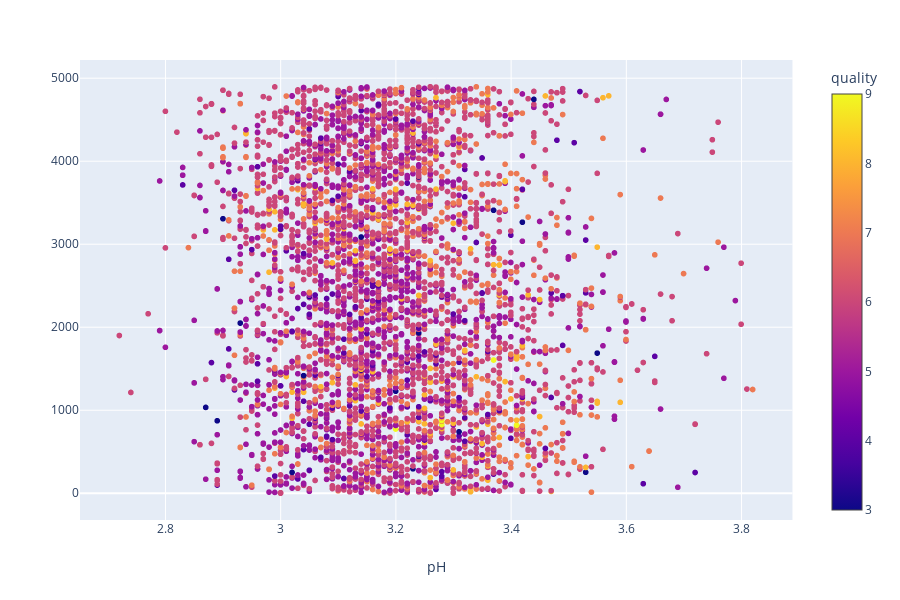

The notebook cell saved with this chart:
### Code cell
px.scatter(white,x='pH', color='quality')

### Figure 1 — Plotly figure (JSON) as saved in the notebook; plotly's stock layout.template omitted (floating-point values rounded to 4 significant figures; data arrays with more than 128 entries replaced by an {"elided": "..."} marker saying what was removed)
{"data": [{"hoverlabel": {"namelength": 0}, "hovertemplate": "pH=%{x}<br>quality=%{marker.color}", "legendgroup": "", "marker": {"color": {"elided": "4898 int values"}, "coloraxis": "coloraxis", "symbol": "circle"}, "mode": "markers", "name": "", "showlegend": false, "type": "scattergl", "x": {"elided": "4898 float values"}, "xaxis": "x", "yaxis": "y"}], "layout": {"coloraxis": {"colorbar": {"title": {"text": "quality"}}, "colorscale": [[0, "#0d0887"], [0.1111, "#46039f"], [0.2222, "#7201a8"], [0.3333, "#9c179e"], [0.4444, "#bd3786"], [0.5556, "#d8576b"], [0.6667, "#ed7953"], [0.7778, "#fb9f3a"], [0.8889, "#fdca26"], [1, "#f0f921"]]}, "height": 600, "legend": {"tracegroupgap": 0}, "margin": {"t": 60}, "xaxis": {"anchor": "y", "domain": [0, 0.98], "title": {"text": "pH"}}, "yaxis": {"anchor": "x", "domain": [0, 1]}}}
